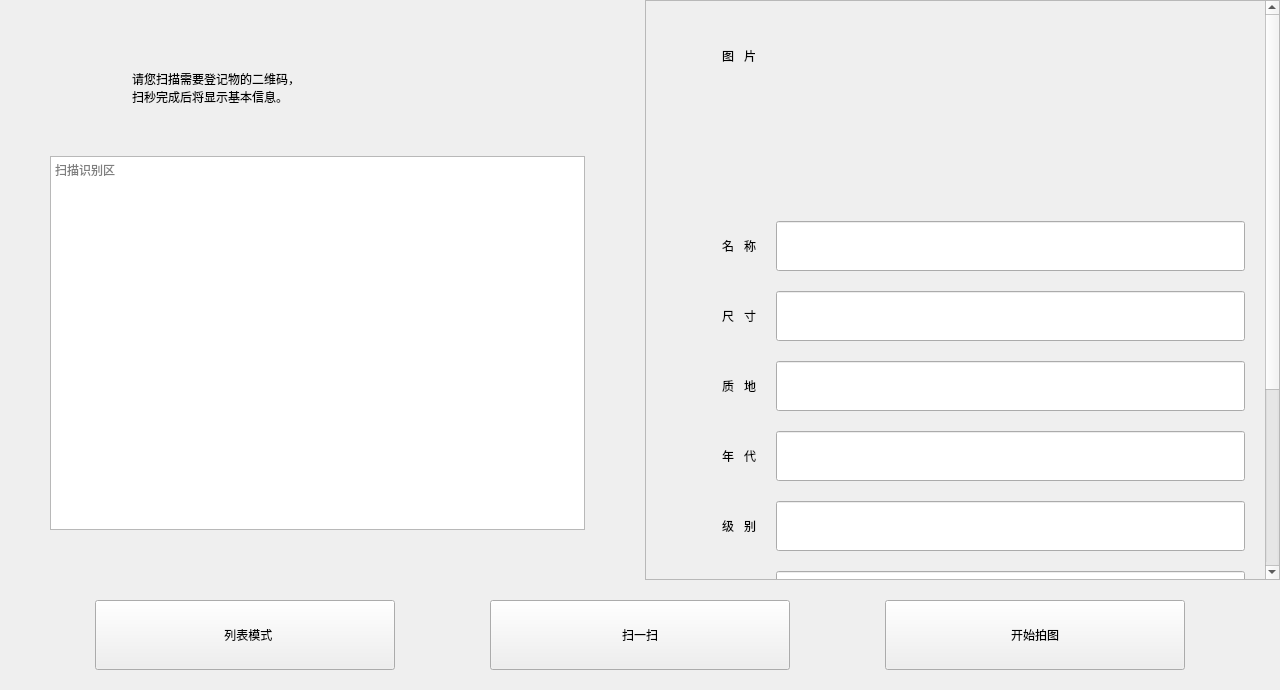
<?xml version="1.0" encoding="UTF-8"?>
<ui version="4.0">
 <class>WgtRegNo1Class</class>
 <widget class="QWidget" name="WgtRegNo1Class">
  <property name="geometry">
   <rect>
    <x>0</x>
    <y>0</y>
    <width>1280</width>
    <height>690</height>
   </rect>
  </property>
  <property name="minimumSize">
   <size>
    <width>0</width>
    <height>0</height>
   </size>
  </property>
  <property name="maximumSize">
   <size>
    <width>16777215</width>
    <height>16777215</height>
   </size>
  </property>
  <property name="windowTitle">
   <string>WgtRegNo1</string>
  </property>
  <layout class="QGridLayout" name="gridLayout">
   <property name="leftMargin">
    <number>0</number>
   </property>
   <property name="topMargin">
    <number>0</number>
   </property>
   <property name="rightMargin">
    <number>0</number>
   </property>
   <property name="bottomMargin">
    <number>0</number>
   </property>
   <property name="horizontalSpacing">
    <number>10</number>
   </property>
   <property name="verticalSpacing">
    <number>0</number>
   </property>
   <item row="1" column="0" colspan="2">
    <widget class="QWidget" name="widgetTool" native="true">
     <property name="minimumSize">
      <size>
       <width>0</width>
       <height>110</height>
      </size>
     </property>
     <property name="maximumSize">
      <size>
       <width>16777215</width>
       <height>110</height>
      </size>
     </property>
     <layout class="QHBoxLayout" name="horizontalLayout">
      <property name="spacing">
       <number>0</number>
      </property>
      <property name="leftMargin">
       <number>0</number>
      </property>
      <property name="topMargin">
       <number>0</number>
      </property>
      <property name="rightMargin">
       <number>0</number>
      </property>
      <property name="bottomMargin">
       <number>0</number>
      </property>
      <item>
       <spacer name="horizontalSpacer">
        <property name="orientation">
         <enum>Qt::Orientation::Horizontal</enum>
        </property>
        <property name="sizeHint" stdset="0">
         <size>
          <width>40</width>
          <height>20</height>
         </size>
        </property>
       </spacer>
      </item>
      <item>
       <widget class="QPushButton" name="pushButtonMode">
        <property name="minimumSize">
         <size>
          <width>300</width>
          <height>70</height>
         </size>
        </property>
        <property name="text">
         <string>    列表模式  </string>
        </property>
        <property name="icon">
         <iconset resource="../../rc/main.qrc">
          <normaloff>:/image/switch.png</normaloff>:/image/switch.png</iconset>
        </property>
        <property name="iconSize">
         <size>
          <width>31</width>
          <height>30</height>
         </size>
        </property>
       </widget>
      </item>
      <item>
       <spacer name="horizontalSpacer_3">
        <property name="orientation">
         <enum>Qt::Orientation::Horizontal</enum>
        </property>
        <property name="sizeHint" stdset="0">
         <size>
          <width>40</width>
          <height>20</height>
         </size>
        </property>
       </spacer>
      </item>
      <item>
       <widget class="QPushButton" name="pushButtonSCode">
        <property name="minimumSize">
         <size>
          <width>300</width>
          <height>70</height>
         </size>
        </property>
        <property name="text">
         <string>扫一扫</string>
        </property>
       </widget>
      </item>
      <item>
       <spacer name="horizontalSpacer_4">
        <property name="orientation">
         <enum>Qt::Orientation::Horizontal</enum>
        </property>
        <property name="sizeHint" stdset="0">
         <size>
          <width>40</width>
          <height>20</height>
         </size>
        </property>
       </spacer>
      </item>
      <item>
       <widget class="QPushButton" name="pushButtonGoReg2">
        <property name="minimumSize">
         <size>
          <width>300</width>
          <height>70</height>
         </size>
        </property>
        <property name="text">
         <string>开始拍图</string>
        </property>
       </widget>
      </item>
      <item>
       <spacer name="horizontalSpacer_2">
        <property name="orientation">
         <enum>Qt::Orientation::Horizontal</enum>
        </property>
        <property name="sizeHint" stdset="0">
         <size>
          <width>40</width>
          <height>20</height>
         </size>
        </property>
       </spacer>
      </item>
     </layout>
    </widget>
   </item>
   <item row="0" column="0">
    <widget class="QStackedWidget" name="stackedWidget">
     <property name="minimumSize">
      <size>
       <width>0</width>
       <height>0</height>
      </size>
     </property>
     <property name="maximumSize">
      <size>
       <width>16777215</width>
       <height>16777215</height>
      </size>
     </property>
     <property name="currentIndex">
      <number>0</number>
     </property>
     <widget class="QWidget" name="pageSCode">
      <layout class="QVBoxLayout" name="verticalLayout">
       <property name="spacing">
        <number>30</number>
       </property>
       <property name="leftMargin">
        <number>50</number>
       </property>
       <property name="topMargin">
        <number>50</number>
       </property>
       <property name="rightMargin">
        <number>50</number>
       </property>
       <property name="bottomMargin">
        <number>50</number>
       </property>
       <item>
        <layout class="QHBoxLayout" name="horizontalLayout_2">
         <item>
          <widget class="QLabel" name="labelCode2d">
           <property name="minimumSize">
            <size>
             <width>76</width>
             <height>76</height>
            </size>
           </property>
           <property name="maximumSize">
            <size>
             <width>76</width>
             <height>76</height>
            </size>
           </property>
           <property name="text">
            <string/>
           </property>
          </widget>
         </item>
         <item>
          <widget class="QLabel" name="labelInfo">
           <property name="maximumSize">
            <size>
             <width>16777215</width>
             <height>152</height>
            </size>
           </property>
           <property name="text">
            <string>请您扫描需要登记物的二维码，
扫秒完成后将显示基本信息。</string>
           </property>
          </widget>
         </item>
        </layout>
       </item>
       <item>
        <widget class="QPlainTextEdit" name="plainTextEdit">
         <property name="placeholderText">
          <string>扫描识别区</string>
         </property>
        </widget>
       </item>
      </layout>
     </widget>
     <widget class="QWidget" name="pageBatch">
      <layout class="QGridLayout" name="gridLayout_3">
       <property name="leftMargin">
        <number>15</number>
       </property>
       <property name="rightMargin">
        <number>15</number>
       </property>
       <item row="1" column="0">
        <layout class="QHBoxLayout" name="horizontalLayout_3">
         <property name="spacing">
          <number>30</number>
         </property>
         <item>
          <spacer name="horizontalSpacer_5">
           <property name="orientation">
            <enum>Qt::Orientation::Horizontal</enum>
           </property>
           <property name="sizeHint" stdset="0">
            <size>
             <width>40</width>
             <height>20</height>
            </size>
           </property>
          </spacer>
         </item>
         <item>
          <widget class="QToolButton" name="toolButtonBatchUpPage">
           <property name="minimumSize">
            <size>
             <width>52</width>
             <height>52</height>
            </size>
           </property>
           <property name="maximumSize">
            <size>
             <width>52</width>
             <height>52</height>
            </size>
           </property>
           <property name="text">
            <string/>
           </property>
           <property name="icon">
            <iconset resource="../../rc/main.qrc">
             <normaloff>:/image/jleft.png</normaloff>:/image/jleft.png</iconset>
           </property>
           <property name="iconSize">
            <size>
             <width>40</width>
             <height>40</height>
            </size>
           </property>
          </widget>
         </item>
         <item>
          <widget class="QLabel" name="labelBatchPage">
           <property name="minimumSize">
            <size>
             <width>52</width>
             <height>0</height>
            </size>
           </property>
           <property name="maximumSize">
            <size>
             <width>52</width>
             <height>16777215</height>
            </size>
           </property>
           <property name="text">
            <string>TextLabel</string>
           </property>
          </widget>
         </item>
         <item>
          <widget class="QToolButton" name="toolButtonBatchNextPage">
           <property name="minimumSize">
            <size>
             <width>52</width>
             <height>52</height>
            </size>
           </property>
           <property name="maximumSize">
            <size>
             <width>52</width>
             <height>52</height>
            </size>
           </property>
           <property name="text">
            <string>...</string>
           </property>
           <property name="icon">
            <iconset resource="../../rc/main.qrc">
             <normaloff>:/image/jright.png</normaloff>:/image/jright.png</iconset>
           </property>
           <property name="iconSize">
            <size>
             <width>40</width>
             <height>40</height>
            </size>
           </property>
          </widget>
         </item>
         <item>
          <spacer name="horizontalSpacer_6">
           <property name="orientation">
            <enum>Qt::Orientation::Horizontal</enum>
           </property>
           <property name="sizeHint" stdset="0">
            <size>
             <width>40</width>
             <height>20</height>
            </size>
           </property>
          </spacer>
         </item>
        </layout>
       </item>
       <item row="0" column="0">
        <widget class="QTableWidget" name="tableWidgetBatch"/>
       </item>
      </layout>
     </widget>
     <widget class="QWidget" name="pageList">
      <layout class="QGridLayout" name="gridLayout_2">
       <property name="leftMargin">
        <number>20</number>
       </property>
       <property name="rightMargin">
        <number>20</number>
       </property>
       <property name="verticalSpacing">
        <number>10</number>
       </property>
       <item row="1" column="0">
        <layout class="QVBoxLayout" name="verticalLayout_3">
         <property name="spacing">
          <number>30</number>
         </property>
         <property name="rightMargin">
          <number>10</number>
         </property>
         <item>
          <spacer name="verticalSpacer">
           <property name="orientation">
            <enum>Qt::Orientation::Vertical</enum>
           </property>
           <property name="sizeHint" stdset="0">
            <size>
             <width>20</width>
             <height>40</height>
            </size>
           </property>
          </spacer>
         </item>
         <item>
          <widget class="QToolButton" name="toolButtonListUpPage">
           <property name="minimumSize">
            <size>
             <width>52</width>
             <height>52</height>
            </size>
           </property>
           <property name="maximumSize">
            <size>
             <width>52</width>
             <height>52</height>
            </size>
           </property>
           <property name="text">
            <string>...</string>
           </property>
           <property name="icon">
            <iconset resource="../../rc/main.qrc">
             <normaloff>:/image/jup.png</normaloff>:/image/jup.png</iconset>
           </property>
           <property name="iconSize">
            <size>
             <width>40</width>
             <height>40</height>
            </size>
           </property>
          </widget>
         </item>
         <item>
          <widget class="QLabel" name="labelListPage">
           <property name="minimumSize">
            <size>
             <width>52</width>
             <height>0</height>
            </size>
           </property>
           <property name="maximumSize">
            <size>
             <width>52</width>
             <height>16777215</height>
            </size>
           </property>
           <property name="text">
            <string>1/20</string>
           </property>
           <property name="alignment">
            <set>Qt::AlignmentFlag::AlignCenter</set>
           </property>
          </widget>
         </item>
         <item>
          <widget class="QToolButton" name="toolButtonListNextPage">
           <property name="minimumSize">
            <size>
             <width>52</width>
             <height>52</height>
            </size>
           </property>
           <property name="maximumSize">
            <size>
             <width>52</width>
             <height>52</height>
            </size>
           </property>
           <property name="text">
            <string>...</string>
           </property>
           <property name="icon">
            <iconset resource="../../rc/main.qrc">
             <normaloff>:/image/jdown.png</normaloff>:/image/jdown.png</iconset>
           </property>
           <property name="iconSize">
            <size>
             <width>40</width>
             <height>40</height>
            </size>
           </property>
          </widget>
         </item>
         <item>
          <spacer name="verticalSpacer_2">
           <property name="orientation">
            <enum>Qt::Orientation::Vertical</enum>
           </property>
           <property name="sizeHint" stdset="0">
            <size>
             <width>20</width>
             <height>40</height>
            </size>
           </property>
          </spacer>
         </item>
        </layout>
       </item>
       <item row="1" column="1">
        <widget class="QTableWidget" name="tableWidgetList"/>
       </item>
       <item row="0" column="0" colspan="2">
        <widget class="QWidget" name="batchView" native="true">
         <property name="minimumSize">
          <size>
           <width>0</width>
           <height>78</height>
          </size>
         </property>
         <property name="maximumSize">
          <size>
           <width>16777215</width>
           <height>78</height>
          </size>
         </property>
        </widget>
       </item>
      </layout>
     </widget>
    </widget>
   </item>
   <item row="0" column="1">
    <widget class="QScrollArea" name="scrollArea">
     <property name="widgetResizable">
      <bool>true</bool>
     </property>
     <widget class="QWidget" name="scrollAreaWidgetContents_2">
      <property name="geometry">
       <rect>
        <x>0</x>
        <y>-272</y>
        <width>621</width>
        <height>870</height>
       </rect>
      </property>
      <layout class="QFormLayout" name="formLayout_2">
       <property name="horizontalSpacing">
        <number>20</number>
       </property>
       <property name="verticalSpacing">
        <number>20</number>
       </property>
       <property name="leftMargin">
        <number>20</number>
       </property>
       <property name="topMargin">
        <number>20</number>
       </property>
       <property name="rightMargin">
        <number>20</number>
       </property>
       <property name="bottomMargin">
        <number>20</number>
       </property>
       <item row="0" column="1">
        <widget class="QLabel" name="labelImage">
         <property name="minimumSize">
          <size>
           <width>320</width>
           <height>180</height>
          </size>
         </property>
         <property name="maximumSize">
          <size>
           <width>320</width>
           <height>180</height>
          </size>
         </property>
         <property name="text">
          <string/>
         </property>
         <property name="alignment">
          <set>Qt::AlignmentFlag::AlignCenter</set>
         </property>
        </widget>
       </item>
       <item row="1" column="0">
        <widget class="QLabel" name="label_14">
         <property name="minimumSize">
          <size>
           <width>90</width>
           <height>50</height>
          </size>
         </property>
         <property name="maximumSize">
          <size>
           <width>16777215</width>
           <height>50</height>
          </size>
         </property>
         <property name="text">
          <string>名   称</string>
         </property>
         <property name="alignment">
          <set>Qt::AlignmentFlag::AlignRight|Qt::AlignmentFlag::AlignTrailing|Qt::AlignmentFlag::AlignVCenter</set>
         </property>
        </widget>
       </item>
       <item row="1" column="1">
        <widget class="QLineEdit" name="lineEditName">
         <property name="minimumSize">
          <size>
           <width>0</width>
           <height>50</height>
          </size>
         </property>
         <property name="maximumSize">
          <size>
           <width>16777215</width>
           <height>50</height>
          </size>
         </property>
         <property name="alignment">
          <set>Qt::AlignmentFlag::AlignLeading|Qt::AlignmentFlag::AlignLeft|Qt::AlignmentFlag::AlignVCenter</set>
         </property>
         <property name="readOnly">
          <bool>true</bool>
         </property>
         <property name="placeholderText">
          <string/>
         </property>
        </widget>
       </item>
       <item row="2" column="0">
        <widget class="QLabel" name="label_17">
         <property name="minimumSize">
          <size>
           <width>90</width>
           <height>50</height>
          </size>
         </property>
         <property name="maximumSize">
          <size>
           <width>16777215</width>
           <height>50</height>
          </size>
         </property>
         <property name="text">
          <string>尺   寸</string>
         </property>
         <property name="alignment">
          <set>Qt::AlignmentFlag::AlignRight|Qt::AlignmentFlag::AlignTrailing|Qt::AlignmentFlag::AlignVCenter</set>
         </property>
        </widget>
       </item>
       <item row="2" column="1">
        <widget class="QLineEdit" name="lineEditSize">
         <property name="minimumSize">
          <size>
           <width>0</width>
           <height>50</height>
          </size>
         </property>
         <property name="maximumSize">
          <size>
           <width>16777215</width>
           <height>50</height>
          </size>
         </property>
         <property name="alignment">
          <set>Qt::AlignmentFlag::AlignLeading|Qt::AlignmentFlag::AlignLeft|Qt::AlignmentFlag::AlignVCenter</set>
         </property>
         <property name="readOnly">
          <bool>true</bool>
         </property>
         <property name="placeholderText">
          <string/>
         </property>
        </widget>
       </item>
       <item row="3" column="0">
        <widget class="QLabel" name="label_16">
         <property name="minimumSize">
          <size>
           <width>90</width>
           <height>50</height>
          </size>
         </property>
         <property name="maximumSize">
          <size>
           <width>16777215</width>
           <height>50</height>
          </size>
         </property>
         <property name="text">
          <string>质   地</string>
         </property>
         <property name="alignment">
          <set>Qt::AlignmentFlag::AlignRight|Qt::AlignmentFlag::AlignTrailing|Qt::AlignmentFlag::AlignVCenter</set>
         </property>
        </widget>
       </item>
       <item row="3" column="1">
        <widget class="QLineEdit" name="lineEditTexture">
         <property name="minimumSize">
          <size>
           <width>0</width>
           <height>50</height>
          </size>
         </property>
         <property name="maximumSize">
          <size>
           <width>16777215</width>
           <height>50</height>
          </size>
         </property>
         <property name="alignment">
          <set>Qt::AlignmentFlag::AlignLeading|Qt::AlignmentFlag::AlignLeft|Qt::AlignmentFlag::AlignVCenter</set>
         </property>
         <property name="readOnly">
          <bool>true</bool>
         </property>
         <property name="placeholderText">
          <string/>
         </property>
        </widget>
       </item>
       <item row="4" column="0">
        <widget class="QLabel" name="label_18">
         <property name="minimumSize">
          <size>
           <width>90</width>
           <height>50</height>
          </size>
         </property>
         <property name="maximumSize">
          <size>
           <width>16777215</width>
           <height>50</height>
          </size>
         </property>
         <property name="text">
          <string>年   代</string>
         </property>
         <property name="alignment">
          <set>Qt::AlignmentFlag::AlignRight|Qt::AlignmentFlag::AlignTrailing|Qt::AlignmentFlag::AlignVCenter</set>
         </property>
        </widget>
       </item>
       <item row="4" column="1">
        <widget class="QLineEdit" name="lineEditAge">
         <property name="minimumSize">
          <size>
           <width>0</width>
           <height>50</height>
          </size>
         </property>
         <property name="maximumSize">
          <size>
           <width>16777215</width>
           <height>50</height>
          </size>
         </property>
         <property name="alignment">
          <set>Qt::AlignmentFlag::AlignLeading|Qt::AlignmentFlag::AlignLeft|Qt::AlignmentFlag::AlignVCenter</set>
         </property>
         <property name="readOnly">
          <bool>true</bool>
         </property>
         <property name="placeholderText">
          <string/>
         </property>
        </widget>
       </item>
       <item row="5" column="0">
        <widget class="QLabel" name="label_15">
         <property name="minimumSize">
          <size>
           <width>90</width>
           <height>50</height>
          </size>
         </property>
         <property name="maximumSize">
          <size>
           <width>16777215</width>
           <height>50</height>
          </size>
         </property>
         <property name="text">
          <string>级   别</string>
         </property>
         <property name="alignment">
          <set>Qt::AlignmentFlag::AlignRight|Qt::AlignmentFlag::AlignTrailing|Qt::AlignmentFlag::AlignVCenter</set>
         </property>
        </widget>
       </item>
       <item row="5" column="1">
        <widget class="QLineEdit" name="lineEditLevel">
         <property name="minimumSize">
          <size>
           <width>0</width>
           <height>50</height>
          </size>
         </property>
         <property name="maximumSize">
          <size>
           <width>16777215</width>
           <height>50</height>
          </size>
         </property>
         <property name="alignment">
          <set>Qt::AlignmentFlag::AlignLeading|Qt::AlignmentFlag::AlignLeft|Qt::AlignmentFlag::AlignVCenter</set>
         </property>
         <property name="readOnly">
          <bool>true</bool>
         </property>
         <property name="placeholderText">
          <string/>
         </property>
        </widget>
       </item>
       <item row="7" column="0">
        <widget class="QLabel" name="label_21">
         <property name="minimumSize">
          <size>
           <width>90</width>
           <height>50</height>
          </size>
         </property>
         <property name="maximumSize">
          <size>
           <width>16777215</width>
           <height>50</height>
          </size>
         </property>
         <property name="text">
          <string>协运人</string>
         </property>
         <property name="alignment">
          <set>Qt::AlignmentFlag::AlignRight|Qt::AlignmentFlag::AlignTrailing|Qt::AlignmentFlag::AlignVCenter</set>
         </property>
        </widget>
       </item>
       <item row="7" column="1">
        <widget class="QLineEdit" name="lineEditCarrier">
         <property name="minimumSize">
          <size>
           <width>0</width>
           <height>50</height>
          </size>
         </property>
         <property name="maximumSize">
          <size>
           <width>16777215</width>
           <height>50</height>
          </size>
         </property>
         <property name="alignment">
          <set>Qt::AlignmentFlag::AlignLeading|Qt::AlignmentFlag::AlignLeft|Qt::AlignmentFlag::AlignVCenter</set>
         </property>
         <property name="readOnly">
          <bool>true</bool>
         </property>
         <property name="placeholderText">
          <string/>
         </property>
        </widget>
       </item>
       <item row="8" column="0">
        <widget class="QLabel" name="label_22">
         <property name="minimumSize">
          <size>
           <width>90</width>
           <height>50</height>
          </size>
         </property>
         <property name="maximumSize">
          <size>
           <width>16777215</width>
           <height>50</height>
          </size>
         </property>
         <property name="text">
          <string>申请人</string>
         </property>
         <property name="alignment">
          <set>Qt::AlignmentFlag::AlignRight|Qt::AlignmentFlag::AlignTrailing|Qt::AlignmentFlag::AlignVCenter</set>
         </property>
        </widget>
       </item>
       <item row="8" column="1">
        <widget class="QLineEdit" name="lineEditApplicant">
         <property name="minimumSize">
          <size>
           <width>0</width>
           <height>50</height>
          </size>
         </property>
         <property name="maximumSize">
          <size>
           <width>16777215</width>
           <height>50</height>
          </size>
         </property>
         <property name="alignment">
          <set>Qt::AlignmentFlag::AlignLeading|Qt::AlignmentFlag::AlignLeft|Qt::AlignmentFlag::AlignVCenter</set>
         </property>
         <property name="readOnly">
          <bool>true</bool>
         </property>
         <property name="placeholderText">
          <string/>
         </property>
        </widget>
       </item>
       <item row="9" column="0">
        <widget class="QLabel" name="label_12">
         <property name="minimumSize">
          <size>
           <width>90</width>
           <height>40</height>
          </size>
         </property>
         <property name="maximumSize">
          <size>
           <width>16777215</width>
           <height>40</height>
          </size>
         </property>
         <property name="text">
          <string>设   备</string>
         </property>
         <property name="alignment">
          <set>Qt::AlignmentFlag::AlignRight|Qt::AlignmentFlag::AlignTrailing|Qt::AlignmentFlag::AlignVCenter</set>
         </property>
        </widget>
       </item>
       <item row="9" column="1">
        <widget class="QLineEdit" name="lineEditDept">
         <property name="minimumSize">
          <size>
           <width>0</width>
           <height>50</height>
          </size>
         </property>
         <property name="maximumSize">
          <size>
           <width>16777215</width>
           <height>50</height>
          </size>
         </property>
         <property name="alignment">
          <set>Qt::AlignmentFlag::AlignLeading|Qt::AlignmentFlag::AlignLeft|Qt::AlignmentFlag::AlignVCenter</set>
         </property>
         <property name="readOnly">
          <bool>true</bool>
         </property>
         <property name="placeholderText">
          <string/>
         </property>
        </widget>
       </item>
       <item row="0" column="0">
        <widget class="QLabel" name="label_13">
         <property name="minimumSize">
          <size>
           <width>90</width>
           <height>40</height>
          </size>
         </property>
         <property name="maximumSize">
          <size>
           <width>16777215</width>
           <height>152</height>
          </size>
         </property>
         <property name="text">
          <string>图   片</string>
         </property>
         <property name="alignment">
          <set>Qt::AlignmentFlag::AlignRight|Qt::AlignmentFlag::AlignTrailing|Qt::AlignmentFlag::AlignVCenter</set>
         </property>
        </widget>
       </item>
       <item row="10" column="0">
        <widget class="QLabel" name="labelExhibitionTitle">
         <property name="minimumSize">
          <size>
           <width>90</width>
           <height>50</height>
          </size>
         </property>
         <property name="maximumSize">
          <size>
           <width>16777215</width>
           <height>50</height>
          </size>
         </property>
         <property name="text">
          <string>展览名</string>
         </property>
         <property name="alignment">
          <set>Qt::AlignmentFlag::AlignRight|Qt::AlignmentFlag::AlignTrailing|Qt::AlignmentFlag::AlignVCenter</set>
         </property>
        </widget>
       </item>
       <item row="10" column="1">
        <widget class="QLineEdit" name="lineEditExhibitionTitle">
         <property name="minimumSize">
          <size>
           <width>0</width>
           <height>50</height>
          </size>
         </property>
         <property name="maximumSize">
          <size>
           <width>16777215</width>
           <height>50</height>
          </size>
         </property>
         <property name="alignment">
          <set>Qt::AlignmentFlag::AlignLeading|Qt::AlignmentFlag::AlignLeft|Qt::AlignmentFlag::AlignVCenter</set>
         </property>
         <property name="readOnly">
          <bool>true</bool>
         </property>
         <property name="placeholderText">
          <string/>
         </property>
        </widget>
       </item>
      </layout>
     </widget>
    </widget>
   </item>
  </layout>
 </widget>
 <layoutdefault spacing="6" margin="11"/>
 <resources>
  <include location="../../rc/main.qrc"/>
 </resources>
 <connections/>
</ui>
